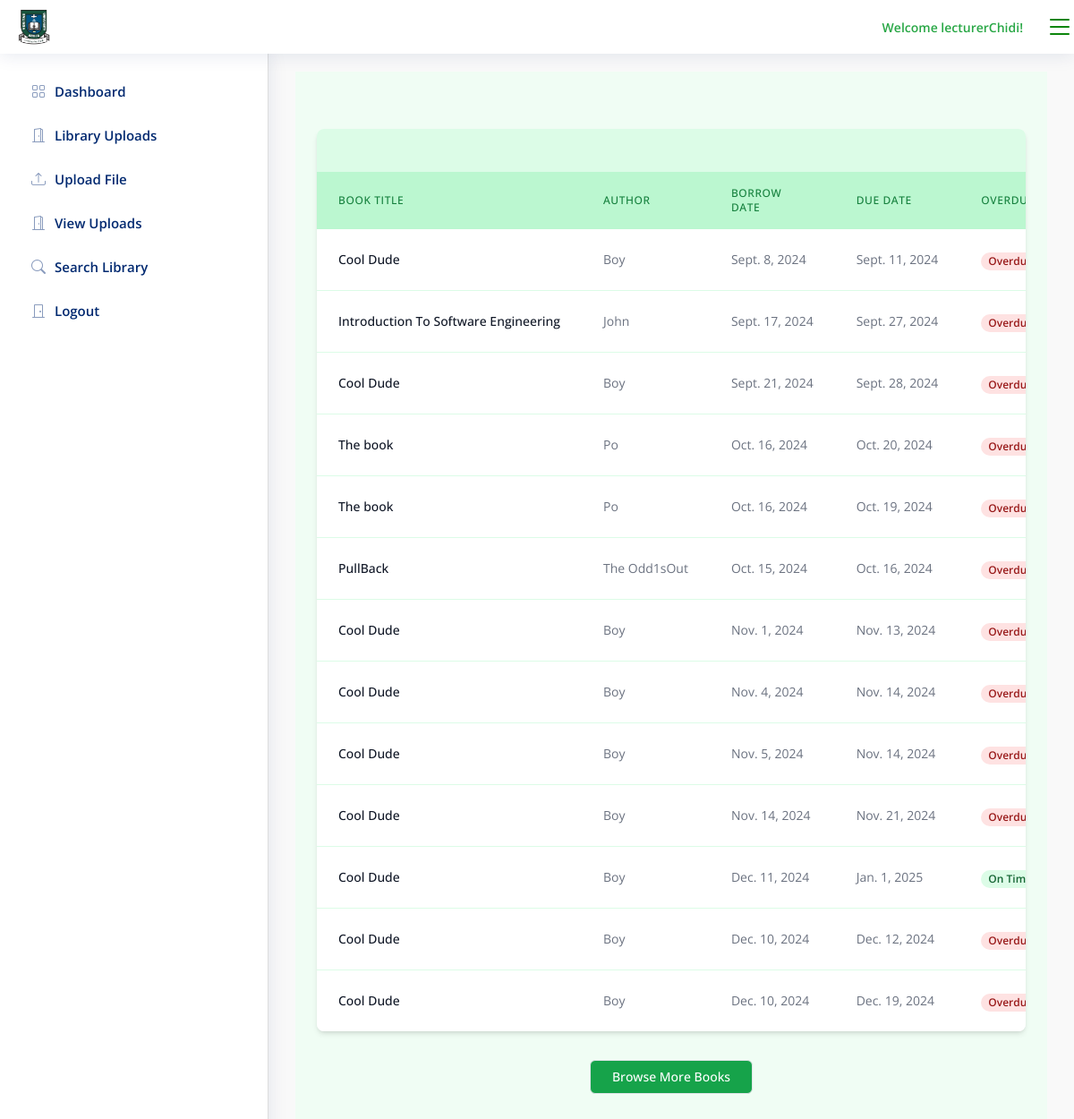
Screenshot of /lecturer_home/ (signed in) with the database file from the repository.
### core/models.py (models this page shows, shortened)
class Profile(models.Model):
        user = models.OneToOneField(User, on_delete=models.CASCADE)
        status=models.CharField(max_length=50, default="non- library staff")
        phone_number=models.CharField(max_length=11, blank=True)

### books/models.py (models this page shows, shortened)
class Borrowed_Book(models.Model):
    Book=models.ForeignKey(Book,on_delete=models.CASCADE, default=1)
    User = models.ForeignKey(User, on_delete=models.CASCADE, null=True,blank=True)
    Borrowed_Date=models.DateField(default=datetime.datetime.today)
    Return_Date=models.DateField(default=datetime.datetime.today)
    Returned=models.BooleanField(default=False)
    Overdue=models.BooleanField(default=False)

class Book(models.Model):
    Title=models.CharField(max_length=100)
    Author=models.CharField(max_length=100)
    Category=models.CharField(max_length=100, choices=[
    ("A", "General Works"),
    ("B", "Philosophy, Psychology, Religion"),
    ("C", "Auxiliary Sciences of History"),
    ("D", "World History and History of Europe, Asia, Africa, Australia, New Zealand, etc."),
    ("E", "History of America"),
    ("F", "History of the Americas"),
    ("G", "Geography, Anthropology, and Recreation"),
    ("H", "Social Sciences"),
    ("J", "Political Science"),
    ("K", "Law"),
    ("K", "Journals and reference books"),
    ("KA", "Jurisprudence"),
    ("KB", "General and comparative law"),
    ("KC", "International law"),
    ("KD", "Religious legal systems"),
    ("KE", "Ancient and medieval law"),
    ("KF-KN", "Common law"),
    ("KF", "British Isles"),
    ("KG", "Canada, US, West Indies"),
    ("KH", "Australia, New Zealand"),
    ("KL", "General"),
    ("KM", "Public law"),
    ("KN", "Private law"),
    ("KP", "Preferred jurisdiction"),
    ("KR", "Africa"),
    ("KS", "Latin America"),
    ("KT", "Asia and Pacific"),
    ("KV", "Europe"),
    ("KW", "European Community Law (alternative)"),
    ("KZ", "Non-legal subjects"),
    ("L", "Education"),
    ("M", "Music"),
    ("N", "Fine Arts"),
    ("P", "Language and Literature"),
    ("Q", "Science"),
    ("R", "Medicine"),
    ("S", "Agriculture"),
    ("T", "Technology"),
    ("U", "Military Science"),
    ("V", "Naval Science"),
    ("Z", "Bibliography, Library Science, and General Information Resources")
], default="Science")
    Year_Released=models.IntegerField()
    Edition=models.CharField(max_length=10)
    Shelf_Number=models.CharField(max_length=20)
    ISBN_Number=models.CharField(max_length=13, default="0000000000000",null=True)
    Number_of_Copies=models.DecimalField(max_digits=100,decimal_places=1)

### core/views.py (the view)
# urls.py: path("lecturer_home/", lecturer_home_page, name="lecturer_home_page"),
def lecturer_home_page(request):
    books = Borrowed_Book.objects.filter(User__id=request.user.id)
    current_date = timezone.now().date()
    books = Borrowed_Book.objects.all()
    for book in books:
        if book.Return_Date < current_date:
            book.Overdue = True
            book.save()
        else:
            book.Overdue = False
            book.save()
    if request.user.is_authenticated:
        profile = Profile.objects.get(user__id=request.user.id)
        if profile.status!="lecturer":
            return redirect("student_login_page")
        return render (request, "core/lecturer_home.html",{"profile": profile, "books":books}, )
    else:
        messages.success(request, "Please login first")
        return redirect("lecturer_login_page")

### core/templates/core/lecturer_home.html (shortened to what this page needs)
{% extends "core/lecturer_base.html" %}
{% block content %}
<main id="main" class="main">
    <div class="min-h-screen bg-green-50">
        <div class="container mx-auto px-4 py-8">
            <div class="bg-white rounded-lg shadow-md overflow-hidden">
                <h2 class="text-xl font-semibold text-green-800 p-6 bg-green-100"></h2>
                <div class="overflow-x-auto">
                    <table class="w-full">
                        <thead class="bg-green-200">
                            <tr>
                                <th class="px-6 py-3 text-left text-xs font-medium text-green-700 uppercase tracking-wider">Book Title</th>
                                <th class="px-6 py-3 text-left text-xs font-medium text-green-700 uppercase tracking-wider">Author</th>
                                <th class="px-6 py-3 text-left text-xs font-medium text-green-700 uppercase tracking-wider">Borrow Date</th>
                                <th class="px-6 py-3 text-left text-xs font-medium text-green-700 uppercase tracking-wider">Due Date</th>
                                <th class="py-3 px-4 text-left text-xs font-medium text-green-700 uppercase tracking-wider">Overdue</th>
                            </tr>
                        </thead>
                        <tbody class="bg-white divide-y divide-green-100">
                            {% for borrow in books %}
                            <tr>
                                <td class="px-6 py-4 whitespace-nowrap text-sm font-medium text-gray-900">{{ borrow.Book.Title }}</td>
                                <td class="px-6 py-4 whitespace-nowrap text-sm text-gray-500">{{ borrow.Book.Author }}</td>
                                <td class="px-6 py-4 whitespace-nowrap text-sm text-gray-500">{{ borrow.Borrowed_Date }}</td>
                                <td class="px-6 py-4 whitespace-nowrap text-sm text-gray-500">{{ borrow.Return_Date }}</td>
                                <td class="py-2 px-4">     {% if borrow.Overdue %}
                                    <span class="px-2 inline-flex text-xs leading-5 font-semibold rounded-full bg-red-100 text-red-800">Overdue</span>
                                {% else %}
                                    <span class="px-2 inline-flex text-xs leading-5 font-semibold rounded-full bg-green-100 text-green-800">On Time</span>
                                {% endif %}</td>
                            </tr>
                            {% endfor %}
                        </tbody>
                    </table>
                </div>
            </div>
            <div class="mt-8 text-center">
                <a href="{% url "student_home_page" %}" class="inline-flex items-center px-4 py-2 border border-transparent text-sm font-medium rounded-md text-white bg-green-600 hover:bg-green-700 focus:outline-none focus:ring-2 focus:ring-offset-2 focus:ring-green-500">
                    Browse More Books
                </a>
            </div>
        </div>
    </div>
  </main>
{% endblock content %}

### core/templates/core/lecturer_base.html (shortened to what this page needs)
{% load static %}
{% load static tailwind_tags %}
<!DOCTYPE html>
<html lang="en">
<head>
  <link href="{% static "vendor/bootstrap/css/bootstrap.min.css" %}" rel="stylesheet">
  <link href="{% static "vendor/bootstrap-icons/bootstrap-icons.css" %}" rel="stylesheet">
  <link href="{% static "vendor/boxicons/css/boxicons.min.css" %}" rel="stylesheet">
  <link href="{% static "css/dist/style.css" %}" rel="stylesheet">
  {% tailwind_css %}
  {% tailwind_css %}
</head>
<body>
  <header id="header" class="header fixed-top d-flex align-items-center">
    <div class="d-flex align-items-center justify-content-between">
      <a class="logo d-flex align-items-center">
        <img src="{% static "image/Veritas-University-removebg-preview.png" %}" alt="">
      </a>
    </div>
    <nav class="header-nav ms-auto">
      <ul class="d-flex align-items-center">
         <a class="nav-link nav-profile d-flex align-items-center">
             <span class="">Welcome {{profile.user}}!</span>
           </a>
           <i class="bi bi-list toggle-sidebar-btn" style="color: green;"></i>
      </ul>
    </nav>
  </header>
  <aside id="sidebar" class="sidebar">
    <ul class="sidebar-nav" id="sidebar-nav">
      <li class="nav-item">
        <a class="nav-link collapsed" href="{% url "lecturer_home_page" %}">
          <i class="bi bi-grid"></i>
          <span>Dashboard</span>
        </a>
      </li>
      <li class="nav-item">
        <a class="nav-link collapsed" href="{% url "lib_material_view_page" %}">
          <i class="bi bi-door-open"></i>
          <span>Library Uploads</span>
        </a>
      </li>
      <li class="nav-item">
        <a class="nav-link collapsed" href="{% url "staff_writing_upload_page" %}">
          <i class="bi bi-upload"></i>
          <span>Upload File</span>
        </a>
      </li>
      <li class="nav-item">
        <a class="nav-link collapsed" href="{% url "student_material_view_page" %}">
          <i class="bi bi-door-open"></i>
          <span>View Uploads</span>
        </a>
      </li>
      <li class="nav-item">
        <a class="nav-link collapsed" href="{% url "student_home_page" %}">
          <i class="bi bi-search"></i>
          <span>Search Library</span>
        </a>
      </li>
      <li class="nav-item">
        <a class="nav-link collapsed" href="{% url "logout" %}">
          <i class="bi bi-door-closed"></i>
          <span>Logout</span>
        </a>
      </li>
    </ul>
  </aside>
  {% block content %}
  {% endblock content %}
</body>
</html>

### core/templates/core/lecturer_base.html (style rules this page uses)
body { background-color: #f9f9f9; color: #333; }
.header { color: #fff; }
.header .logo img { max-height: 40px; }
.header .nav-link { color: #fff; }
.nav-profile span { color: #28a745; margin-right: 15px; }
.sidebar { background-color: #fff; border-right: 1px solid #ddd; }
.sidebar .nav-link { color: #333; }
.sidebar .nav-link i { color: #28a745; }

### rows the page displays
Profile: user "lecturerChidi"
Borrowed_Book: Book.Title "Cool Dude", Book.Author "Boy", Borrowed_Date "Sept. 8, 2024", Return_Date "Sept. 11, 2024", Overdue "Overdue"
Borrowed_Book: Book.Title "Introduction To Software Engineering", Book.Author "John", Borrowed_Date "Sept. 17, 2024", Return_Date "Sept. 27, 2024", Overdue "Overdue"
Borrowed_Book: Book.Title "Cool Dude", Book.Author "Boy", Borrowed_Date "Sept. 21, 2024", Return_Date "Sept. 28, 2024", Overdue "Overdue"
Borrowed_Book: Book.Title "The book", Book.Author "Po", Borrowed_Date "Oct. 16, 2024", Return_Date "Oct. 20, 2024", Overdue "Overdue"
Borrowed_Book: Book.Title "The book", Book.Author "Po", Borrowed_Date "Oct. 16, 2024", Return_Date "Oct. 19, 2024", Overdue "Overdue"
Borrowed_Book: Book.Title "PullBack", Book.Author "The Odd1sOut", Borrowed_Date "Oct. 15, 2024", Return_Date "Oct. 16, 2024", Overdue "Overdue"
Borrowed_Book: Book.Title "Cool Dude", Book.Author "Boy", Borrowed_Date "Nov. 1, 2024", Return_Date "Nov. 13, 2024", Overdue "Overdue"
Borrowed_Book: Book.Title "Cool Dude", Book.Author "Boy", Borrowed_Date "Nov. 4, 2024", Return_Date "Nov. 14, 2024", Overdue "Overdue"
Borrowed_Book: Book.Title "Cool Dude", Book.Author "Boy", Borrowed_Date "Nov. 5, 2024", Return_Date "Nov. 14, 2024", Overdue "Overdue"
Borrowed_Book: Book.Title "Cool Dude", Book.Author "Boy", Borrowed_Date "Nov. 14, 2024", Return_Date "Nov. 21, 2024", Overdue "Overdue"
Borrowed_Book: Book.Title "Cool Dude", Book.Author "Boy", Borrowed_Date "Dec. 11, 2024", Return_Date "Jan. 1, 2025", Overdue "On…"
Borrowed_Book: Book.Title "Cool Dude", Book.Author "Boy", Borrowed_Date "Dec. 10, 2024", Return_Date "Dec. 12, 2024", Overdue "Overdue"
Borrowed_Book: Book.Title "Cool Dude", Book.Author "Boy", Borrowed_Date "Dec. 10, 2024", Return_Date "Dec. 19, 2024", Overdue "Overdue"
